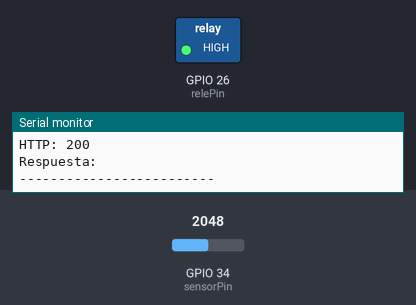
A sketch run on a simulated ESP32. Parts: switched loads named in the sketch (green lamp = pin HIGH), the last lines printed to the serial monitor. The inputs (shaded band) are chosen by the test bench; at power-on: GPIO 34 (sensorPin) = 2048 (analog values on the 0–4095 scale). WiFi joins after 1.5 s; servers stay silent unless stated; uploads are accepted with an empty reply.

Above: at 3.7 s.
3.8 s: GPIO 34 (sensorPin) set to 2452
9.6 s: GPIO 34 (sensorPin) set to 2567
At 13.7 s:
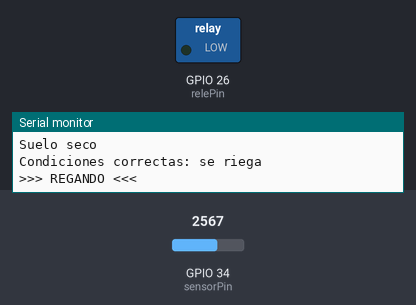
15.4 s: GPIO 34 (sensorPin) set to 2460
21.2 s: GPIO 34 (sensorPin) set to 2540
At 30.5 s:
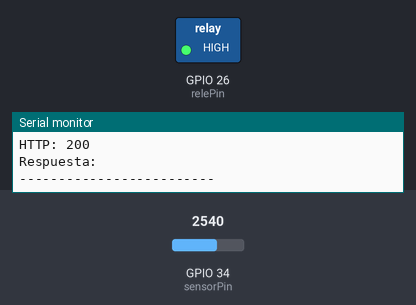
Timing chart, 0 to 31.8 s (numbered marks = the images above; inputs shaded):
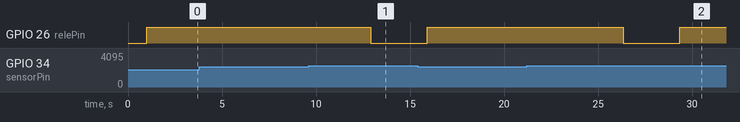

Measured:
- the behaviour switches between 2500 and 2501 on GPIO 34 (sensorPin) (found by bisection; images 0 and 1)
- after the input at 9.6 s, GPIO 26 (relePin): HIGH → LOW after 3.3 s
- after the input at 21.2 s, GPIO 26 (relePin): HIGH → LOW after 5.1 s, → HIGH 3.0 s later

The sketch:

riego2_automatico.ino
```cpp
#include <WiFi.h>
#include <HTTPClient.h>
#include <WiFiClientSecure.h>
#include <ArduinoJson.h>

// =======================
// WIFI
// =======================
const char* ssid = "iPhone de Moira";
const char* password = "66666666";

// =======================
// PINES
// =======================
const int sensorPin = 34;   // Sensor humedad: AOUT -> G34
const int relePin = 26;     // Relé: IN -> G26

// =======================
// UBICACION
// Santiago de Chile aprox.
// =======================
float latitude = -33.45;
float longitude = -70.66;

// =======================
// CONFIGURACION
// =======================
int umbralSeco = 2500;          // Ajustar según prueba del sensor
int probLluviaLimite = 50;      // Si probabilidad lluvia >= 50%, no riega
int tiempoRiegoMs = 3000;       // Riega 3 segundos

// Relé activo en LOW
const int RELE_ON = LOW;
const int RELE_OFF = HIGH;

// =======================
// VARIABLES
// =======================
bool lloveraPronto = false;
bool esDeDia = true;

unsigned long ultimoChequeoClima = 0;
unsigned long intervaloClima = 600000; // 10 minutos

// =======================
// CONECTAR WIFI
// =======================
void conectarWiFi() {
  Serial.print("Conectando a WiFi: ");
  Serial.println(ssid);

  WiFi.begin(ssid, password);

  int intentos = 0;

  while (WiFi.status() != WL_CONNECTED && intentos < 40) {
    delay(500);
    Serial.print(".");
    intentos++;
  }

  Serial.println();

  if (WiFi.status() == WL_CONNECTED) {
    Serial.println("WiFi conectado");
    Serial.print("IP: ");
    Serial.println(WiFi.localIP());
  } else {
    Serial.println("No se pudo conectar al WiFi");
  }
}

// =======================
// CONSULTAR API CLIMA
// =======================
void consultarClima() {
  if (WiFi.status() != WL_CONNECTED) {
    Serial.println("No hay WiFi, no se consulta clima");
    return;
  }

  WiFiClientSecure client;
  client.setInsecure();

  HTTPClient http;

  String url = "https://api.open-meteo.com/v1/forecast?latitude=" + String(latitude, 6) +
               "&longitude=" + String(longitude, 6) +
               "&hourly=precipitation_probability,is_day" +
               "&forecast_hours=6" +
               "&timezone=auto";

  Serial.println("Consultando clima...");
  Serial.println(url);

  http.begin(client, url);
  int code = http.GET();

  if (code != 200) {
    Serial.print("Error al consultar clima. Codigo: ");
    Serial.println(code);
    http.end();
    return;
  }

  DynamicJsonDocument doc(12000);
  DeserializationError error = deserializeJson(doc, http.getStream());

  if (error) {
    Serial.print("Error leyendo JSON: ");
    Serial.println(error.c_str());
    http.end();
    return;
  }

  JsonArray lluvia = doc["hourly"]["precipitation_probability"];
  JsonArray dia = doc["hourly"]["is_day"];

  lloveraPronto = false;

  Serial.println("Probabilidad de lluvia proximas 6 horas:");

  for (int i = 0; i < 6; i++) {
    int prob = lluvia[i];

    Serial.print("Hora ");
    Serial.print(i);
    Serial.print(": ");
    Serial.print(prob);
    Serial.println("%");

    if (prob >= probLluviaLimite) {
      lloveraPronto = true;
    }
  }

  if (dia.size() > 0) {
    esDeDia = (dia[0] == 1);
  }

  Serial.print("Llovera pronto: ");
  Serial.println(lloveraPronto ? "SI" : "NO");

  Serial.print("Es de dia: ");
  Serial.println(esDeDia ? "SI" : "NO");

  http.end();
}

// =======================
// REGAR
// =======================
void regar() {
  Serial.println(">>> REGANDO <<<");

  digitalWrite(relePin, RELE_ON);
  delay(tiempoRiegoMs);
  digitalWrite(relePin, RELE_OFF);

  Serial.println("PRUEBA NUEVO CODIGO");

  Serial.println("Riego terminado");
}

void enviarDatos(
  int humedad,
  int probabilidad_lluvia,
  bool es_dia,
  bool suelo_seco,
  bool riego,
  int duracion
)
{
  if (WiFi.status() != WL_CONNECTED) {
    Serial.println("Sin WiFi");
    return;
  }

  HTTPClient http;

  http.begin("http://172.20.10.14:5000/guardar");
  http.addHeader("Content-Type", "application/json");

  String json = "{";
  json += "\"humedad\":" + String(humedad) + ",";
  json += "\"probabilidad_lluvia\":" + String(probabilidad_lluvia) + ",";
  json += "\"es_dia\":" + String(es_dia ? 1 : 0) + ",";
  json += "\"suelo_seco\":" + String(suelo_seco ? 1 : 0) + ",";
  json += "\"riego\":" + String(riego ? 1 : 0) + ",";
  json += "\"duracion\":" + String(duracion);
  json += "}";

  Serial.println(json);

  int codigo = http.POST(json);

  Serial.print("HTTP: ");
  Serial.println(codigo);

  String respuesta = http.getString();

  Serial.print("Respuesta: ");
  Serial.println(respuesta);

  http.end();
}

// =======================
// SETUP
// =======================
void setup() {
  Serial.begin(115200);
  delay(1000);

  pinMode(relePin, OUTPUT);
  digitalWrite(relePin, RELE_OFF);

  analogReadResolution(12); // lectura 0 a 4095

 conectarWiFi();
// consultarClima();

//enviarDatos(
  //  humedad,
  //  lloveraPronto ? 50 : 0,
   // esDeDia,
    //sueloSeco,
    //seRiego,
  //  seRiego ? tiempoRiegoMs : 0
//);
}

// =======================
// LOOP
// =======================
void loop() {
  if (WiFi.status() != WL_CONNECTED) {
    Serial.println("WiFi desconectado. Reintentando...");
    conectarWiFi();
  }

  if (millis() - ultimoChequeoClima > intervaloClima) {
    ultimoChequeoClima = millis();
    consultarClima();
  }

  int humedad = analogRead(sensorPin);

  bool sueloSeco = humedad > umbralSeco;
  bool seRiego = false;

  Serial.print("Humedad: ");
  Serial.println(humedad);

  if (humedad > umbralSeco) {
    Serial.println("Suelo seco");

    if (!esDeDia) {
      Serial.println("No riega: ya se puso el sol");
    }
    else if (lloveraPronto) {
      Serial.println("No riega: llovera pronto");
    }
    else {
      Serial.println("Condiciones correctas: se riega");
      regar();
      seRiego = true;
    }

  } else {
    Serial.println("Suelo humedo: no se riega");
    digitalWrite(relePin, RELE_OFF);
  }

  if (sueloSeco && esDeDia && !lloveraPronto) {
  seRiego = true;
}

  enviarDatos(
  humedad,
  lloveraPronto ? 50 : 0,
  esDeDia,
  sueloSeco,
  seRiego,
  seRiego ? tiempoRiegoMs : 0
);

  Serial.println("-------------------------");
  delay(5000);

}
```
